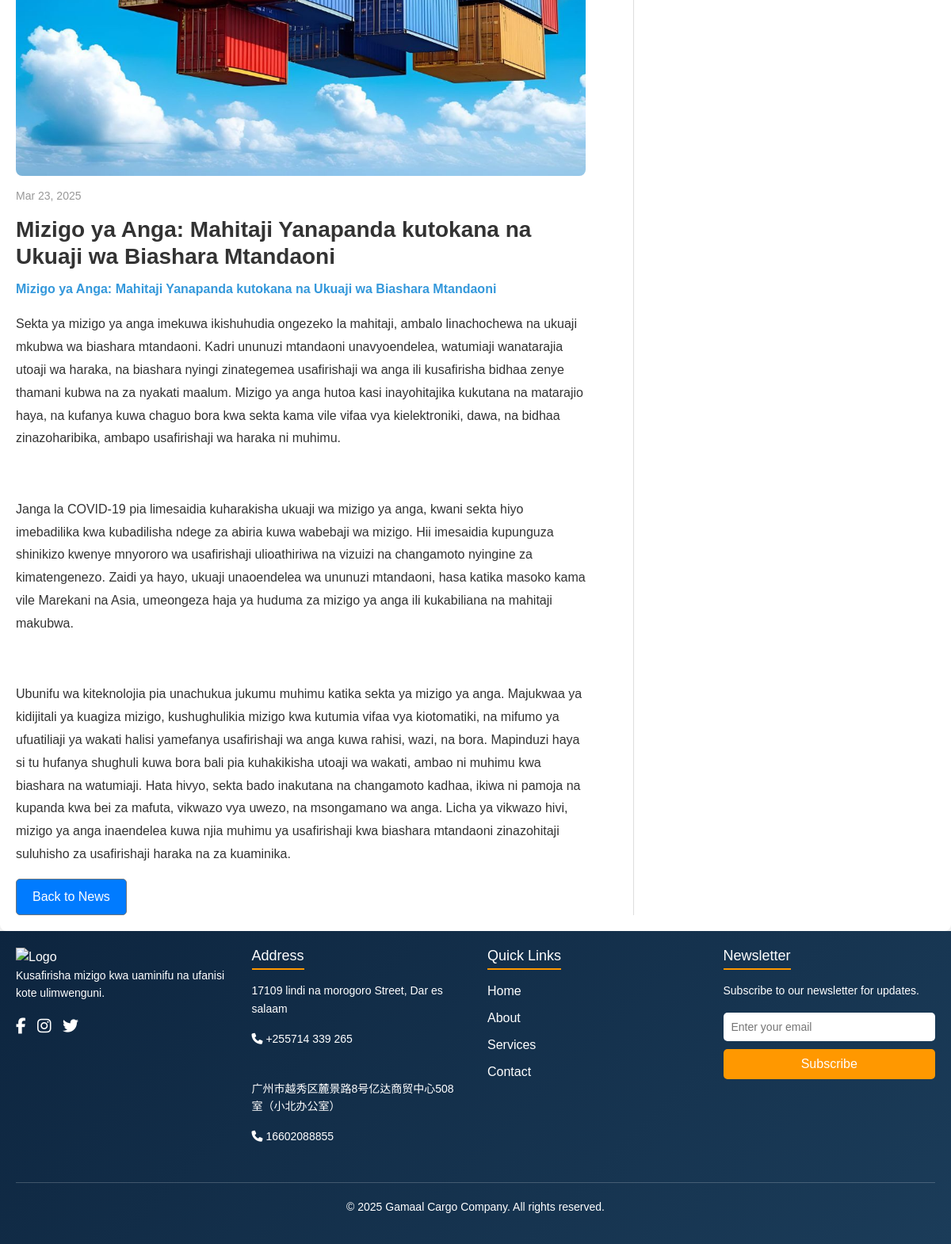
Page /news/2/ (lower part) on the earlier database version.
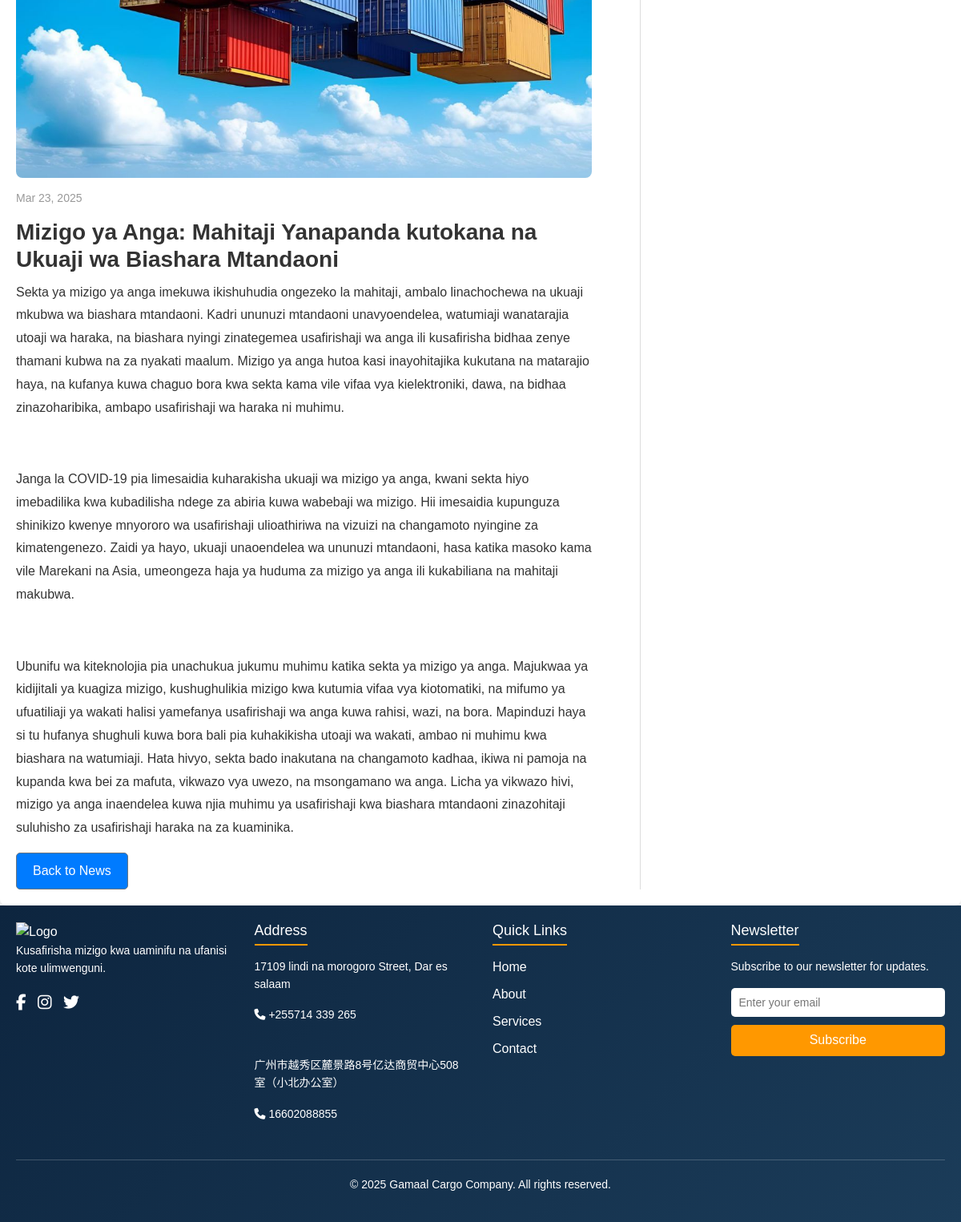
Same page on the later database version.
### aircargo/models.py (models this page shows, shortened)
class News(models.Model):
    title = models.CharField(max_length=255)
    image = models.ImageField(upload_to='news_images/')
    date_posted = models.DateField(auto_now_add=True)
    content = RichTextField()  # Enables rich text editing

### aircargo/views.py (the view)
# urls.py: path('news/<int:news_id>/', news_detail, name='news_detail'),
def news_detail(request, news_id):
    news = get_object_or_404(News, id=news_id)
    more_news = News.objects.exclude(id=news_id).order_by('-date_posted')[:5]  # Get more news
    return render(request, 'news_detail.html', {'news': news, 'more_news': more_news})

### aircargo/templates/news_detail.html (shortened to what this page needs)
{% extends 'base.html' %}
{% load static %}
{% block content %}
<div class="news-container">
    <div class="news-content">
        <img src="{{ news.image.url }}" alt="News Image" class="news-image">
        <span class="news-date">{{ news.date_posted|date:"M d, Y" }}</span>
        <h2 class="news-title">{{ news.title }}</h2>
        <div class="news-text">{{ news.content|safe }}</div>
        <a href="{% url 'blog' %}" class="btn btn-secondary">Back to News</a>
    </div>
    <div class="news-sidebar">
    </div>
</div>
{% endblock %}

Differences in the rows shown:
changed News "Mizigo ya Anga: Mahitaji Yanapanda kutokana na Ukuaji wa Biashara Mtandaoni": content "Mizigo ya Anga: Mahitaji Yanapanda kutokana na Ukuaji wa Biashara Mtandaoni Sekta ya mizigo ya…" → "Sekta ya mizigo ya…"
